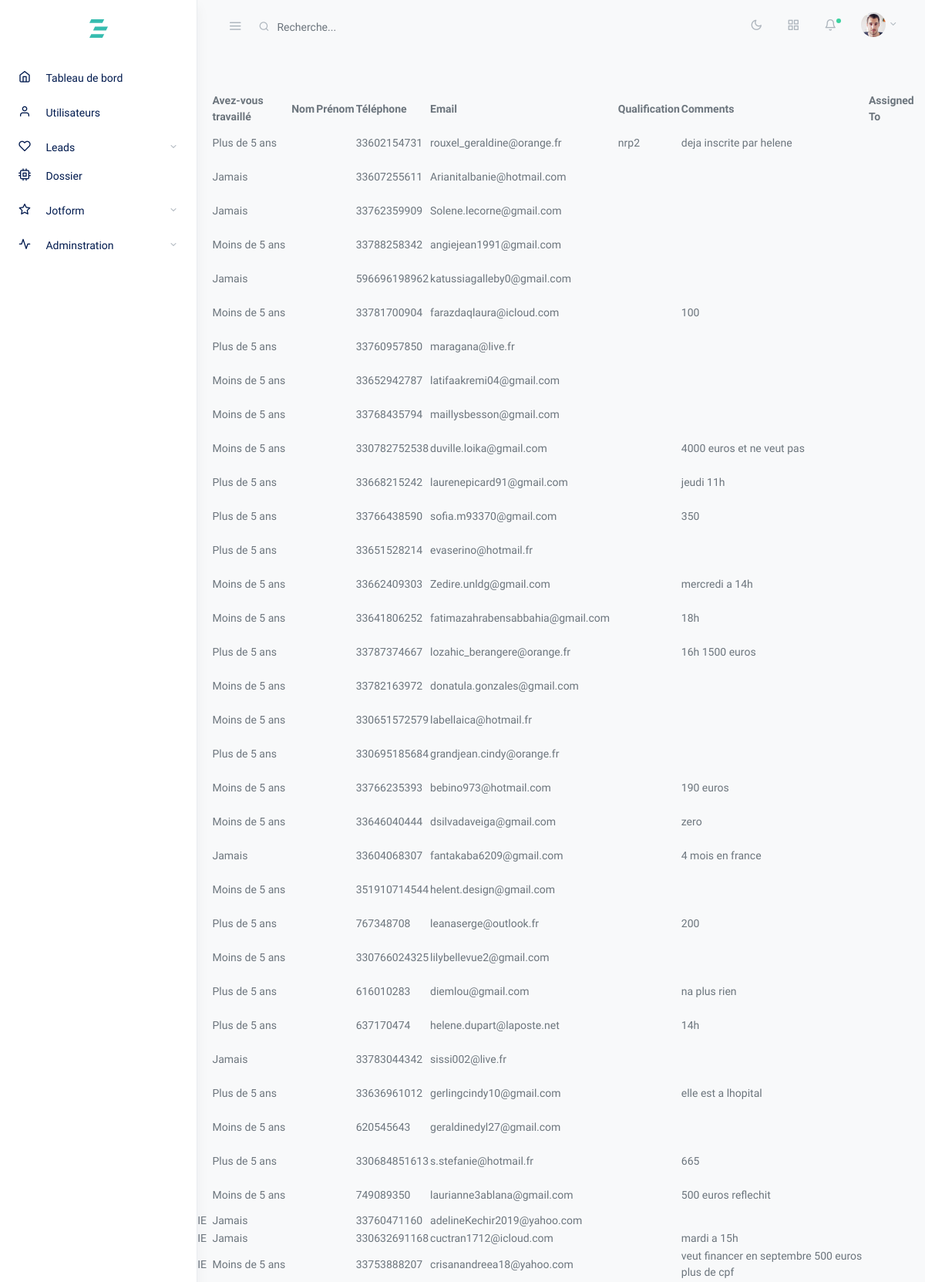
The page /lead/lead_list/ (signed in, upper part) on the database its author committed.
### leads/models.py (models this page shows, shortened)
class Lead(models.Model):
    date_de_soumission = models.DateField(null=True, blank=True)
    nom_de_la_campagne = models.CharField(max_length=100, null=True, blank=True)
    avez_vous_travaille = models.CharField(max_length=100, null=True, blank=True)
    nom_prenom = models.CharField(max_length=100, null=True, blank=True)
    telephone = models.CharField(max_length=50, null=True, blank=True)
    email = models.EmailField(null=True, blank=True)
    QUALIFICATION_CHOICES = (
        ('nrp1', 'NRP1'),
        ('nrp2', 'NRP2'),
        ('nrp3', 'NRP3'),
        ('en_cours', 'En cours'),
        ('rappel', 'Rappel'),
        ('demande_de_documentation', 'Demande de documentation '),
        ('faux_numero', 'Faux numéro'),
        ('pas_de_budget', 'Pas de budget'),
        ('pas_interesse', 'Pas intéressé'),
        ('ne_pas_rappele', 'Ne pas rappeler'),
        ('signe_pole_emploi', 'Signé Pôle Emploi'),
        ('signe_cpf', 'Signé CPF'),
    )
    qualification = models.CharField(max_length=100, choices=QUALIFICATION_CHOICES, null=True, blank=True)
    comments = models.TextField(null=True, blank=True)
    assigned_to = models.ForeignKey(User, on_delete=models.SET_NULL, null=True, blank=True, related_name='assigned_tasks')
    last_modified_by = models.ForeignKey(User, on_delete=models.SET_NULL, null=True, blank=True)
    is_complete = models.BooleanField(default=False)
    is_active = models.BooleanField(default=True)
    custom_fields = models.JSONField(null=True, blank=True)
    current_transfer = models.ForeignKey(CustomUserTypes, on_delete=models.SET_NULL, null=True, blank=True, related_name='current_transferred_leads')
    transfer_to = models.ForeignKey(CustomUserTypes, on_delete=models.SET_NULL, null=True, blank=True, related_name='transferred_leads')
    is_transferred = models.BooleanField(default=False)
    assign_comment = models.JSONField(null=True, blank=True)
    history = models.ForeignKey(LeadHistory, on_delete=models.SET_NULL, null=True, blank=True, related_name='leads')
    appointment_date_time = models.DateTimeField(null=True, blank=True)
    reminder_timestamp = models.DateTimeField(null=True, blank=True)
    reminder_sent = models.BooleanField(default=False)
    price = models.DecimalField(max_digits=10, decimal_places=2, null=True, blank=True)
    read_mail = models.BooleanField(default=False)
    company = models.ForeignKey(Company, on_delete=models.SET_NULL, null=True, blank=True, related_name='leads')
    document = models.ForeignKey(Document, on_delete=models.SET_NULL, null=True, blank=True, related_name='lead')
    LEAD_SOURCE_CHOICES = (
        ('facebook', 'Facebook'),
        ('imported', 'Imported'),
    )
    lead_source = models.CharField(max_length=100, choices=LEAD_SOURCE_CHOICES, default='imported')
    facebook_page = models.ForeignKey(FacebookPage, on_delete=models.SET_NULL, null=True, blank=True)
    _original_state = {}
    def __init__(self, *args, **kwargs):
        super().__init__(*args, **kwargs)
        self._original_state = self.__dict__.copy()

### leads/views.py (the view)
# urls.py: path('lead_list/', views.lead_list, name='lead_list'),
@login_required
def lead_list(request):
    leads = Lead.objects.all()
    return render(request, 'lead/lead_list.html', {'leads': leads})

### templates/lead/lead_list.html
{% extends 'base.html' %}
{% block content %}
  <h1>Lead List</h1>
  <table>
    <thead>
      <tr>
        <th>Date de Soumission</th>
        <th>Nom de la Campagne</th>
        <th>Avez-vous travaillé</th>
        <th>Nom</th>
        <th>Prénom</th>
        <th>Téléphone</th>
        <th>Email</th>
        <th>Qualification</th>
        <th>Comments</th>
        <th>Assigned To</th>
      </tr>
    </thead>
    <tbody>
      {% for lead in leads %}
        <tr>
          <td>{{ lead.date_de_soumission }}</td>
          <td>{{ lead.nom_de_la_campagne }}</td>
          <td>{{ lead.avez_vous_travaille }}</td>
          <td>{{ lead.nom }}</td>
          <td>{{ lead.prenom }}</td>
          <td>{{ lead.telephone }}</td>
          <td>{{ lead.email }}</td>
          <td>{{ lead.qualification }}</td>
          <td>{{ lead.comments }}</td>
          <td>{{ lead.assigned_to.username }}</td>
        </tr>
      {% endfor %}
    </tbody>
  </table>
{% endblock %}

### rows shown on the page
Lead: avez_vous_travaille "Plus de 5 ans", telephone "33602154731", email "rouxel_geraldine@orange.fr", qualification "nrp2", comments "deja inscrite par helene"
Lead: avez_vous_travaille "Jamais", telephone "33607255611", email "Arianitalbanie@hotmail.com"
Lead: avez_vous_travaille "Jamais", telephone "33762359909", email "Solene.lecorne@gmail.com"
Lead: avez_vous_travaille "Moins de 5 ans", telephone "33788258342", email "angiejean1991@gmail.com"
Lead: avez_vous_travaille "Jamais", telephone "596696198962", email "katussiagalleby0@gmail.com"
Lead: avez_vous_travaille "Moins de 5 ans", telephone "33781700904", email "farazdaqlaura@icloud.com", comments "100"
Lead: avez_vous_travaille "Plus de 5 ans", telephone "33760957850", email "maragana@live.fr"
Lead: avez_vous_travaille "Moins de 5 ans", telephone "33652942787", email "latifaakremi04@gmail.com"
Lead: avez_vous_travaille "Moins de 5 ans", telephone "33768435794", email "maillysbesson@gmail.com"
Lead: avez_vous_travaille "Moins de 5 ans", telephone "330782752538", email "duville.loika@gmail.com", comments "4000 euros et ne veut pas"
Lead: avez_vous_travaille "Plus de 5 ans", telephone "33668215242", email "laurenepicard91@gmail.com", comments "jeudi 11h"
Lead: avez_vous_travaille "Plus de 5 ans", telephone "33766438590", email "sofia.m93370@gmail.com", comments "350"
Lead: avez_vous_travaille "Plus de 5 ans", telephone "33651528214", email "evaserino@hotmail.fr"
Lead: avez_vous_travaille "Moins de 5 ans", telephone "33662409303", email "Zedire.unldg@gmail.com", comments "mercredi a 14h"
Lead: avez_vous_travaille "Moins de 5 ans", telephone "33641806252", email "fatimazahrabensabbahia@gmail.com", comments "18h"
Lead: avez_vous_travaille "Plus de 5 ans", telephone "33787374667", email "lozahic_berangere@orange.fr", comments "16h 1500 euros"
Lead: avez_vous_travaille "Moins de 5 ans", telephone "33782163972", email "donatula.gonzales@gmail.com"
Lead: avez_vous_travaille "Moins de 5 ans", telephone "330651572579", email "labellaica@hotmail.fr"
Lead: avez_vous_travaille "Plus de 5 ans", telephone "330695185684", email "grandjean.cindy@orange.fr"
Lead: avez_vous_travaille "Moins de 5 ans", telephone "33766235393", email "bebino973@hotmail.com", comments "190 euros"
Lead: avez_vous_travaille "Moins de 5 ans", telephone "33646040444", email "dsilvadaveiga@gmail.com", comments "zero"
Lead: avez_vous_travaille "Jamais", telephone "33604068307", email "fantakaba6209@gmail.com", comments "4 mois en france"
Lead: avez_vous_travaille "Moins de 5 ans", telephone "351910714544", email "helent.design@gmail.com"
Lead: avez_vous_travaille "Plus de 5 ans", telephone "767348708", email "leanaserge@outlook.fr", comments "200"
Lead: avez_vous_travaille "Moins de 5 ans", telephone "330766024325", email "lilybellevue2@gmail.com"
Lead: avez_vous_travaille "Plus de 5 ans", telephone "616010283", email "diemlou@gmail.com", comments "na plus rien"
Lead: avez_vous_travaille "Plus de 5 ans", telephone "637170474", email "helene.dupart@laposte.net", comments "14h"
Lead: avez_vous_travaille "Jamais", telephone "33783044342", email "sissi002@live.fr"
Lead: avez_vous_travaille "Plus de 5 ans", telephone "33636961012", email "gerlingcindy10@gmail.com", comments "elle est a lhopital"
Lead: avez_vous_travaille "Moins de 5 ans", telephone "620545643", email "geraldinedyl27@gmail.com"
Lead: avez_vous_travaille "Plus de 5 ans", telephone "330684851613", email "s.stefanie@hotmail.fr", comments "665"
Lead: avez_vous_travaille "Moins de 5 ans", telephone "749089350", email "laurianne3ablana@gmail.com", comments "500 euros reflechit"
Lead: avez_vous_travaille "Jamais", telephone "33760471160", email "adelineKechir2019@yahoo.com"
Lead: avez_vous_travaille "Jamais", telephone "330632691168", email "cuctran1712@icloud.com", comments "mardi a 15h"
Lead: avez_vous_travaille "Moins de 5 ans", telephone "33753888207", email "crisanandreea18@yahoo.com", comments "veut financer en septembre 500 euros plus de cpf"
